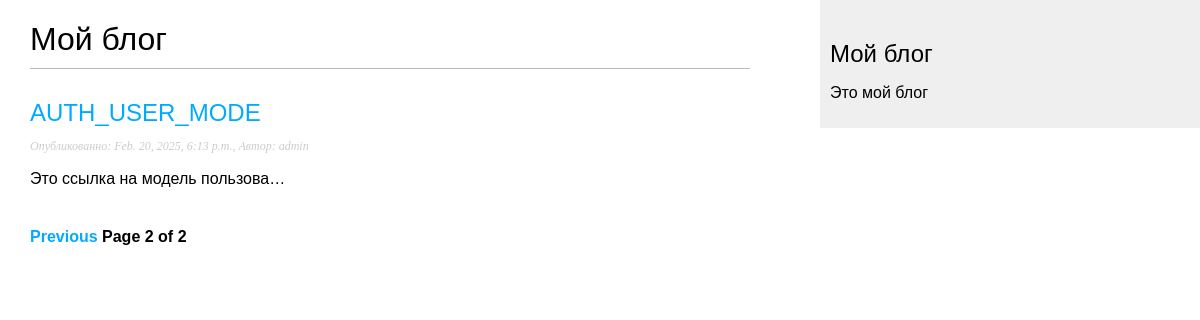
Screenshot of /blog/?page=2 with the database file from the repository.
### blog/models.py (models this page shows, shortened)
class Post(models.Model):
    class Status(models.TextChoices):
        DRAFT = 'DT', 'Черновик'
        PUBLISHED = 'PB', 'Опубликован'
    title = models.CharField(max_length=250)
    slug = models.SlugField(
        max_length=250,
        unique_for_date='publish')
    author = models.ForeignKey(
        settings.AUTH_USER_MODEL,
        on_delete=models.CASCADE,
        related_name='blog_posts'
    )
    body = models.TextField()
    publish = models.DateTimeField(default=timezone.now)
    created = models.DateTimeField(auto_now_add=True)
    updated = models.DateTimeField(auto_now=True)
    status = models.CharField(
        max_length=2,
        choices=Status.choices,
        default=Status.DRAFT)
    objects = models.Manager() #Менеджер применяемый по умолчанию
    published = PublishedManager() #Конкретно-прикладной менеджер
    class Meta():
        ordering = ['-publish']
        indexes = [
            models.Index(fields=['-publish'])
        ]
    def get_absolute_url(self):
        return reverse(
            "blog:post_detail",
            args=[self.publish.year,
                  self.publish.month,
                  self.publish.day,
                  self.slug
            ]
    )

### blog/views.py (the view)
# urls.py: path('', views.post_list, name='post_list'),
def post_list(request):
    post_list = Post.published.all()
    paginator = Paginator(post_list, 3)
    page_number = request.GET.get('page', 1)
    posts = paginator.page(page_number)
    return render(request, 'blog/post/list.html', {'posts': posts})

### blog/models.py (called while the page is built)
    def get_queryset(self):
        return super().get_queryset().filter(status=Post.Status.PUBLISHED)

### blog/templates/blog/post/list.html (shortened to what this page needs)
{% extends 'blog/base.html' %}
{% block content %}
    <h1>Мой блог</h1>
    {% for post in posts%}
        <h2>
            <a href="{{ post.get_absolute_url }}">
                {{post.title}}
            </a>
        </h2>
        <p class='date'>
            Опубликованно: {{post.publish}}, Автор: {{post.author}}
        </p>
        {{post.body|truncatechars:30|linebreaks}}
    {% endfor %}
    {% include "pagination.html" with page=posts %}
{% endblock %}

### static/css/blog.css (style rules this page uses)
body { margin:0; padding:0; font-family:helvetica, sans-serif; }
a { color:#00abff; text-decoration:none; }
h1 { font-weight:normal; border-bottom:1px solid #bbb; padding:0 0 10px 0; }
h2 { font-weight:normal; margin:30px 0 0; }
p.date { color:#ccc; font-family: georgia, serif; font-size: 12px; font-style: italic; }

### rows the page displays
Post: title "AUTH_USER_MODE", publish "Feb. 20, 2025, 6:13 p.m.", author "admin", body "Это ссылка на модель пользова…"

### other values shown
{{ page.number }} "2"
{{ page.paginator.num_pages }} "2"
